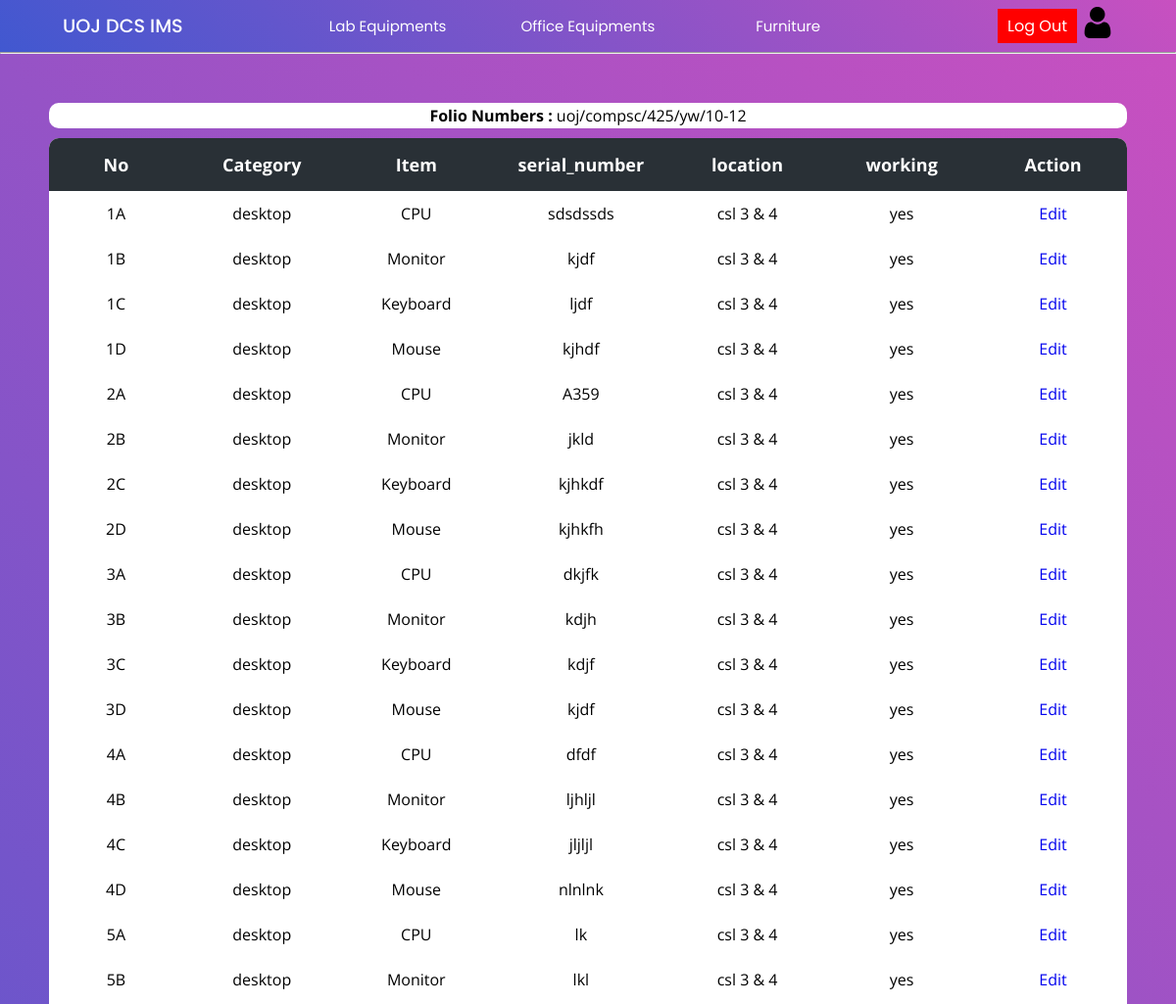
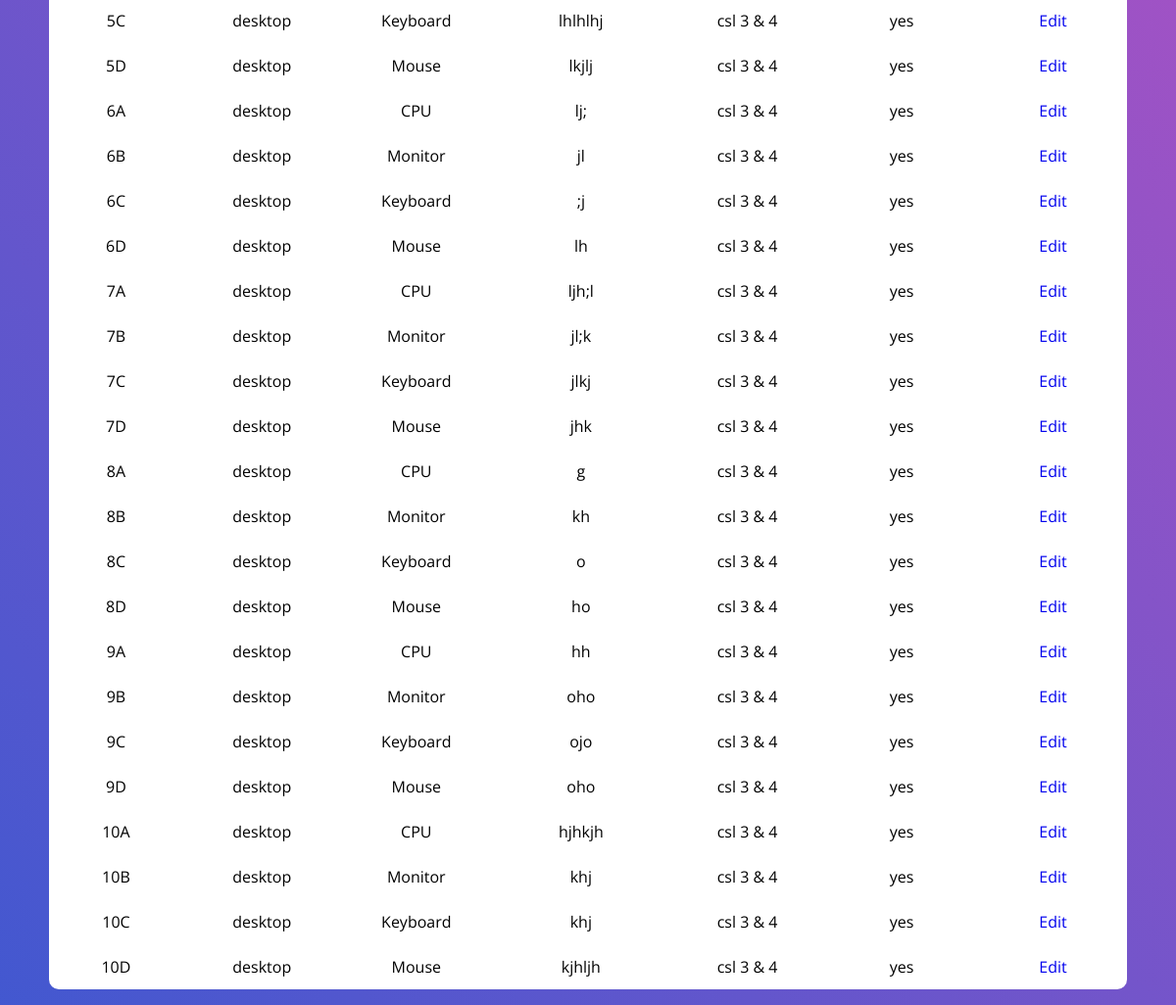
The page /Project/lab/labItems.php?searchItems=true&id=142 (signed in) on the database its author committed (2 pictures, top to bottom).
### tables this page shows
CREATE TABLE `invoice` (
  `invoice_id` int(11) NOT NULL,
  `name` varchar(200) NOT NULL,
  `date` date NOT NULL,
  `price` float NOT NULL,
  `quantity` int(11) NOT NULL,
  `folio_number` varchar(50) NOT NULL,
  `description` varchar(400) NOT NULL,
  `supplier_name` varchar(150) NOT NULL,
  `supplier_tt` int(15) NOT NULL,
  `srn` int(11) NOT NULL,
  `type` varchar(15) NOT NULL,
  `page_number` varchar(30) NOT NULL,
  `location` varchar(50) NOT NULL,
  `warranty` int(11) NOT NULL
);

CREATE TABLE `items` (
  `invoice_id` int(11) NOT NULL,
  `set_id` int(11) NOT NULL,
  `category` varchar(100) NOT NULL,
  `item` varchar(50) NOT NULL,
  `serial_number` varchar(30) NOT NULL,
  `location` varchar(100) NOT NULL,
  `working` enum('yes','no','R','T','D','S') NOT NULL
);

### Project/lab/labItems.php (the view, shortened to what this page needs)
<?php
    include("../config/connection.php");
?>
<!DOCTYPE html>
<html lang="en">
<head>
    <link rel="stylesheet" href="../css/lab.css">
    <link rel="stylesheet" href="../css/main.css">
</head>
<body>
    <?php include("../header/header.php");?> <hr>
    <div class="main-container">
        <?php
            if(isset($_GET['searchItems'])){
                $id = $_GET['id'];
                $query = "SELECT * FROM items WHERE invoice_id = $id";
                $result = mysqli_query($con,$query);
                if(mysqli_num_rows($result) > 0){
        ?>
    <div class="table-con" style="background-color:white;margin-bottom:10px;padding:2px;">
    <?php
        $query1 = "SELECT 	folio_number FROM invoice WHERE invoice_id = $id";
        $result1 = $con->query($query1);
        if ($result1) {
            $row = $result1->fetch_assoc();
            $value = $row['folio_number'];
            echo "<b>Folio Numbers :</b> $value";
        } else {
            echo "Query error: " . $con->error;
        }
    ?>
    </div>
        <div class="table-con">
        <table>
                <thead>
                    <tr>
                        <th>No</th>
                        <th>Category</th>
                        <th>Item</th>
                        <th>serial_number</th>
                        <th>location</th>
                        <th>working</th>
                        <th>Action</th>
                    </tr>
                </thead>
                <tbody>
                    <?php
                        while($row = mysqli_fetch_array($result)) {
                    ?>
                        <tr>
                            <td>
                            <?php
                                if($row['item'] == 'CPU'){
                                    echo $row['set_id']."A";
                                }else if($row['item'] == 'Monitor'){
                                    echo $row['set_id']."B";
                                }else if($row['item'] == 'Keyboard'){
                                    echo $row['set_id']."C";
                                }else if($row['item'] == 'Mouse'){
                                    echo $row['set_id']."D";
                                }else{
                                    echo $row['set_id'];
                                }
                            ?>
                            </a></td>
                            <td><?php echo $row['category']?></a></td>
                            <td><?php echo $row['item']?></td>
                            <td><?php echo $row['serial_number']?></td>
                            <td><?php echo $row['location']?></td>
                            <td><?php echo $row['working']?></td>
                            <td>
                                <a href="updateItems.php?id=<?php echo $row['invoice_id'] ?>&setid=<?php echo $row['set_id']?>&item=<?php echo $row['item'];?>" >Edit</a>
                            </td>
                        </tr>
                    <?php
                        }
                }else{
                    echo "No data";
                }
            }
        ?>
            </tbody>
        </table>
    </div>
    </div>
</body>
</html>

### Project/css/lab.css (style rules this page uses)
.main-container { padding: 50px; min-height: 100vh; height: fit-content; background: linear-gradient(-135deg, #c850c0, #4158d0); }
table { border-collapse: collapse; border-radius: 10px; overflow: hidden; max-width: 100%; margin: 0 auto; position: relative; }
.table-con { border-collapse: collapse; background: #fff; border-radius: 10px; width: auto; margin: auto; position: relative; font-family: 'Open Sans'; text-align: center; background: #fff; }
th { width: 200px; font-size: 18px; background: #293036; color: white; padding: 15px; }
td { padding: 12px; }

### Project/css/main.css (style rules this page uses)
* { margin: 0; padding: 0; text-decoration: none; box-sizing: border-box; }
:root { --bg-gradient:linear-gradient(-135deg,#c850c0,#4158d0); --bg-gray:#e6e6e6; --text-color:#666; --inp-color:#57b846; }
body { font-family: 'Poppins', sans-serif; }

### Project/css/header.css (style rules this page uses)
* { margin: 0; padding: 0; text-decoration: none; box-sizing: border-box; }
:root { --bg-gradient:linear-gradient(-135deg,#c850c0,#4158d0); --bg-gray:#e6e6e6; --text-color:#666; --inp-color:#57b846; }
body { font-family: 'Poppins', sans-serif; }

### rows shown on the page
invoice: folio_number "uoj/compsc/425/yw/10-12"
items: set "1", category "desktop", item "CPU", serial_number "sdsdssds", location "csl 3 & 4", working "yes"
items: set "1", category "desktop", item "Monitor", serial_number "kjdf", location "csl 3 & 4", working "yes"
items: set "1", category "desktop", item "Keyboard", serial_number "ljdf", location "csl 3 & 4", working "yes"
items: set "1", category "desktop", item "Mouse", serial_number "kjhdf", location "csl 3 & 4", working "yes"
items: set "2", category "desktop", item "CPU", serial_number "A359", location "csl 3 & 4", working "yes"
items: set "2", category "desktop", item "Monitor", serial_number "jkld", location "csl 3 & 4", working "yes"
items: set "2", category "desktop", item "Keyboard", serial_number "kjhkdf", location "csl 3 & 4", working "yes"
items: set "2", category "desktop", item "Mouse", serial_number "kjhkfh", location "csl 3 & 4", working "yes"
items: set "3", category "desktop", item "CPU", serial_number "dkjfk", location "csl 3 & 4", working "yes"
items: set "3", category "desktop", item "Monitor", serial_number "kdjh", location "csl 3 & 4", working "yes"
items: set "3", category "desktop", item "Keyboard", serial_number "kdjf", location "csl 3 & 4", working "yes"
items: set "3", category "desktop", item "Mouse", serial_number "kjdf", location "csl 3 & 4", working "yes"
items: set "4", category "desktop", item "CPU", serial_number "dfdf", location "csl 3 & 4", working "yes"
items: set "4", category "desktop", item "Monitor", serial_number "ljhljl", location "csl 3 & 4", working "yes"
items: set "4", category "desktop", item "Keyboard", serial_number "jljljl", location "csl 3 & 4", working "yes"
items: set "4", category "desktop", item "Mouse", serial_number "nlnlnk", location "csl 3 & 4", working "yes"
items: set "5", category "desktop", item "CPU", serial_number "lk", location "csl 3 & 4", working "yes"
items: set "5", category "desktop", item "Monitor", serial_number "lkl", location "csl 3 & 4", working "yes"
items: set "5", category "desktop", item "Keyboard", serial_number "lhlhlhj", location "csl 3 & 4", working "yes"
items: set "5", category "desktop", item "Mouse", serial_number "lkjlj", location "csl 3 & 4", working "yes"
items: set "6", category "desktop", item "CPU", serial_number "lj;", location "csl 3 & 4", working "yes"
items: set "6", category "desktop", item "Monitor", serial_number "jl", location "csl 3 & 4", working "yes"
items: set "6", category "desktop", item "Keyboard", serial_number ";j", location "csl 3 & 4", working "yes"
items: set "6", category "desktop", item "Mouse", serial_number "lh", location "csl 3 & 4", working "yes"
items: set "7", category "desktop", item "CPU", serial_number "ljh;l", location "csl 3 & 4", working "yes"
items: set "7", category "desktop", item "Monitor", serial_number "jl;k", location "csl 3 & 4", working "yes"
items: set "7", category "desktop", item "Keyboard", serial_number "jlkj", location "csl 3 & 4", working "yes"
items: set "7", category "desktop", item "Mouse", serial_number "jhk", location "csl 3 & 4", working "yes"
items: set "8", category "desktop", item "CPU", serial_number "g", location "csl 3 & 4", working "yes"
items: set "8", category "desktop", item "Monitor", serial_number "kh", location "csl 3 & 4", working "yes"
items: set "8", category "desktop", item "Keyboard", serial_number "o", location "csl 3 & 4", working "yes"
items: set "8", category "desktop", item "Mouse", serial_number "ho", location "csl 3 & 4", working "yes"
items: set "9", category "desktop", item "CPU", serial_number "hh", location "csl 3 & 4", working "yes"
items: set "9", category "desktop", item "Monitor", serial_number "oho", location "csl 3 & 4", working "yes"
items: set "9", category "desktop", item "Keyboard", serial_number "ojo", location "csl 3 & 4", working "yes"
items: set "9", category "desktop", item "Mouse", serial_number "oho", location "csl 3 & 4", working "yes"
items: set "10", category "desktop", item "CPU", serial_number "hjhkjh", location "csl 3 & 4", working "yes"
items: set "10", category "desktop", item "Monitor", serial_number "khj", location "csl 3 & 4", working "yes"
items: set "10", category "desktop", item "Keyboard", serial_number "khj", location "csl 3 & 4", working "yes"
items: set "10", category "desktop", item "Mouse", serial_number "kjhljh", location "csl 3 & 4", working "yes"
